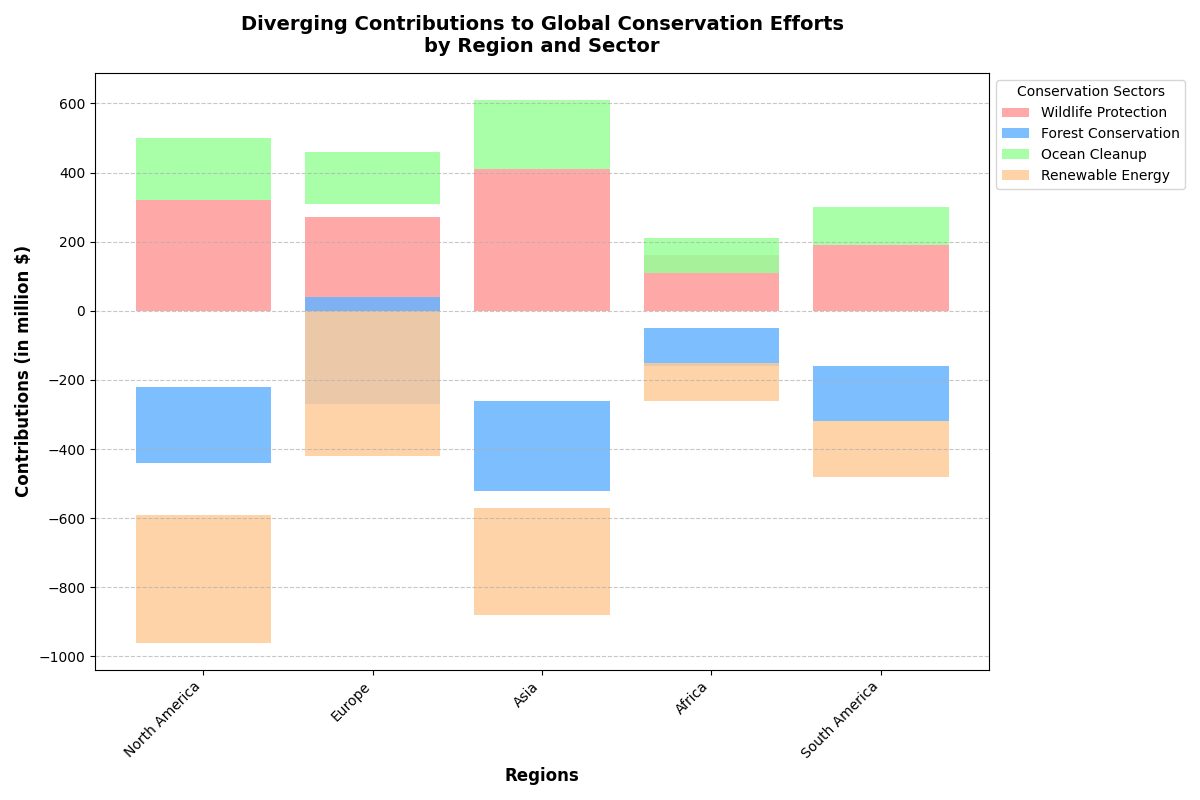

Python code for this plot:
import matplotlib.pyplot as plt
import numpy as np

# Regions and conservation sectors
regions = ['North America', 'Europe', 'Asia', 'Africa', 'South America']
sectors = ['Wildlife Protection', 'Forest Conservation', 'Ocean Cleanup', 'Renewable Energy']

# Simulate diverging contributions from a central baseline
contributions = np.array([
    [320, -220, 180, -370],  # North America
    [-270, 310, -150, 420],  # Europe
    [410, -260, 200, -310],  # Asia
    [-160, 110, -100, 110],  # Africa
    [190, -160, 110, -160]   # South America
])

fig, ax = plt.subplots(figsize=(12, 8))

# Colors for each conservation sector
colors = ['#FF9999', '#66B3FF', '#99FF99', '#FFCC99']

# Calculate cumulative values for stacking
cumulative_positive = np.where(contributions > 0, contributions, 0).cumsum(axis=1)
cumulative_negative = np.where(contributions < 0, contributions, 0).cumsum(axis=1)

# Plot each sector with positive and negative divergence
for i, sector in enumerate(sectors):
    ax.bar(regions, contributions[:, i],
           label=sector, color=colors[i], alpha=0.85,
           bottom=cumulative_negative[:, i] if contributions[:, i][0] < 0 else 
           cumulative_positive[:, i] - contributions[:, i])

# Adding labels and title
ax.set_ylabel('Contributions (in million $)', fontsize=12, fontweight='bold')
ax.set_xlabel('Regions', fontsize=12, fontweight='bold')
ax.set_title('Diverging Contributions to Global Conservation Efforts\nby Region and Sector',
             fontsize=14, fontweight='bold', pad=15)

# Adding legend
ax.legend(title='Conservation Sectors', loc='upper left', bbox_to_anchor=(1, 1), fontsize=10)

# Customize tick labels
ax.set_xticks(np.arange(len(regions)))
ax.set_xticklabels(regions, rotation=45, ha='right', fontsize=10)

# Adding a grid
ax.yaxis.grid(True, linestyle='--', alpha=0.7)

# Automatically adjust layout
plt.tight_layout()

# Display the plot
plt.show()
